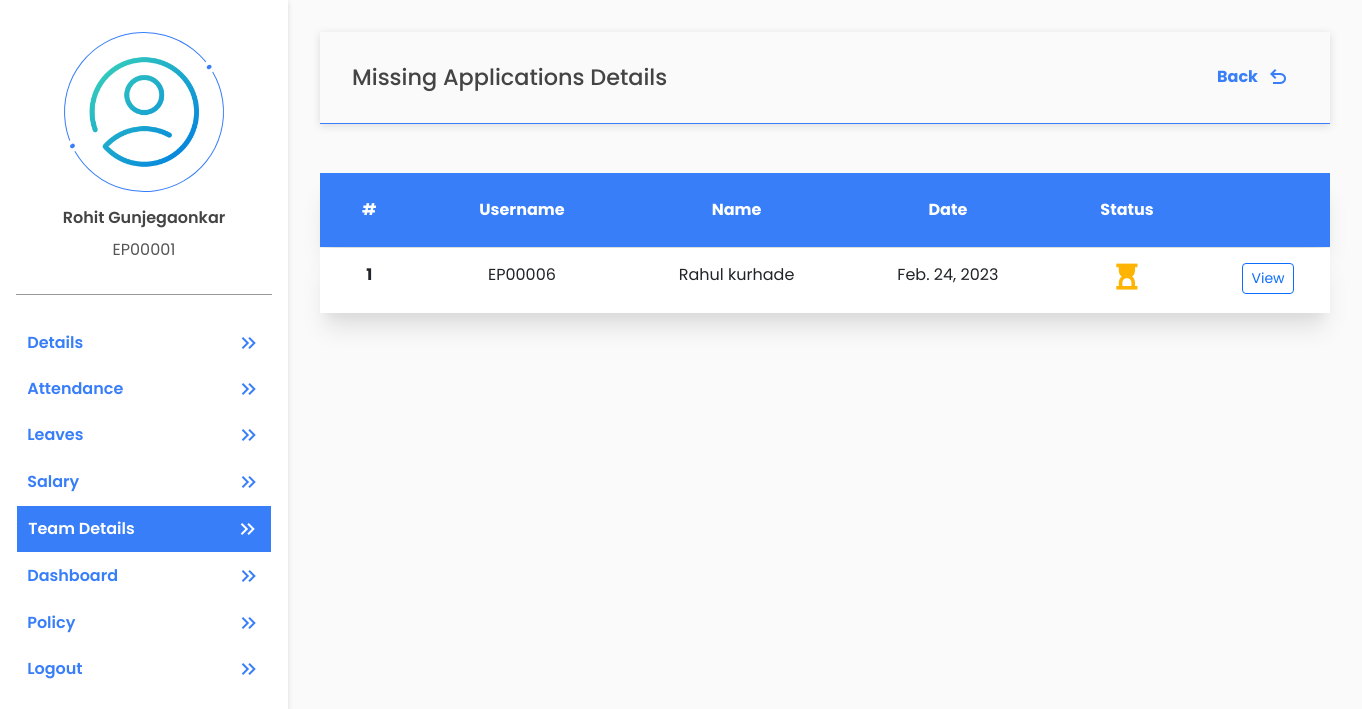
/payroll/missing-attendance-history/ (signed in), run on the app's committed database.
### account/models.py (models this page shows, shortened)
class UserAdditionalDetail(models.Model):
    emp_user = models.OneToOneField(User, on_delete=models.CASCADE, related_name='user_additional_details')
    gender = models.CharField(choices=(('Male' , 'Male'), ('Female', 'Female')), max_length=55, null=True)
    mobile_no = models.BigIntegerField(null=True)
    date_of_birth = models.DateField(null=True)
    pan_number = models.CharField(max_length=10, null=True)
    aadhaar_number = models.BigIntegerField(null=True)
    permanent_address = models.TextField(null=True)
    current_address = models.TextField(null=True)
    marital_status = models.CharField(choices=(('Single', 'Single'), ('Married', 'Married')), max_length=55, null=True)
    passport_no = models.CharField(max_length=9, null=True)
    father_name = models.CharField(max_length=255, null=True)
    mother_name = models.CharField(max_length=255, null=True)
    nationality = models.CharField(max_length=50, null=True)
    emergency_contact_no = models.BigIntegerField(null=True)
    blood_group = models.CharField(max_length=3, null=True)
    profile_photo = models.ImageField(upload_to='userprofile', null=True, default='default_profile_pic.png')
    is_requested = models.BooleanField(default=False)
    is_completed_additional_details = models.BooleanField(default=False)  # this will become True if mandatory fields are filled by employee after verification by HR
    created_at = models.DateTimeField(auto_now_add=True)
    updated_at = models.DateTimeField(auto_now=True)

### payroll/models.py (models this page shows, shortened)
class MissingAttendance(models.Model):
    emp_user = models.ForeignKey(User, on_delete=models.CASCADE, related_name='missing_attendance_users')
    approved_by = models.ForeignKey(User, on_delete=models.CASCADE, related_name='daily_attendance_approved_by', null=True)
    date = models.DateField()
    description = models.TextField(default="Attendance disappeared for some reason")
    is_half_day = models.BooleanField(default=False)
    is_first_half = models.BooleanField(default=False)
    is_second_half = models.BooleanField(default=False)
    is_requested = models.BooleanField(default=False)
    is_approved = models.BooleanField(default=False)
    created_at = models.DateTimeField(auto_now_add=True)
    updated_at = models.DateTimeField(auto_now=True)

### payroll/payroll_views/emp_management/missing_attendance.py (the view)
# urls.py: path("missing-attendance-history/", MissingAttendanceApplicationsHistory.as_view(), name = "missing_attendance_application_history"),
class MissingAttendanceApplicationsHistory(View):
    @method_decorator(login_required(login_url='login'))
    def get(self, request):
        teams = EmployeePermissions.is_team_leader(request)
        if  teams == False:
            messages.warning(request, 'Teams Not Exists')
            return redirect('admin_dashboard')
        team_employees=set()
        for team in teams:
            team_employees=team_employees.union(team.employees.values_list('id', flat=True))
        missing_applications_list=set()
        for emp_id in team_employees:
            missing_applications_list=missing_applications_list.union(MissingAttendance.objects.filter(emp_user_id=emp_id))
        if len(missing_applications_list) < 1:
            messages.warning(request, "Missing attendance applications not available")
            return redirect('team_leader_dashboard')
        data={
            'missing_applications_list':missing_applications_list,
            'applications_count': len(missing_applications_list)
            }
        return render(request, "payroll/emp_management/missing_attendace_applications_history.html",data)

### account/models.py (called while the page is built)
    def is_team_leader (request):
        team_leader_permissions = EmployeePermissions.objects.get(emp_user = request.user)
        teams = Teams.objects.filter(leader_name_id = request.user.id)
        if team_leader_permissions is None:
            return False
        elif team_leader_permissions.can_approve_attendance == True and teams.count()>0:
            return teams
        else:
            return False

### templates/payroll/emp_management/missing_attendace_applications_history.html (shortened to what this page needs)
{% extends 'profile_basic.html' %}
{% load static %}
{% block tag %}
<link href="{%static 'css/self-details.css'%}" rel="stylesheet">
<link href="{%static 'css/forms.css'%}" rel="stylesheet">
{% endblock %}
{% block profile %}
<section class="user-info">
    <div class="basic_info">
        <div class="head-card">
            <h4>Missing Applications Details</h4>
            <a href="{% url 'team_leader_dashboard' %}">
                Back
                <span class="material-symbols-outlined mx-2">
                </span>
            </a>
        </div>
        <table class="table my-lg-5">
            <thead>
                <tr>
                    <th scope="col">#</th>
                    <th scope="col">Username</th>
                    <th scope="col">Name</th>
                    <th scope="col">Date</th>
                    <th scope="col">Status</th>
                    <th scope="col"></th>
                </tr>
            </thead>
            <tbody>
                {% for app in missing_applications_list %}
                <tr>
                    <th>{{forloop.counter}}</th>
                    <td>{{app.emp_user.username}}</td>
                    <td>{{app.emp_user.get_full_name}}</td>
                    <td>{{app.created_at.date}}</td>
                    <td>
                        {% if app.is_approved == True %}
                        <span class="material-symbols-outlined mx-2"
                            style="font-size:1.8rem;font-weight:700;color:rgb(12, 186, 12);">
                            task_alt
                        </span>
                        {% else %}
                        <span class="material-symbols-outlined" style="font-size:1.8rem;font-weight:700;color:#FFB302">
                        </span>
                        {% endif %}
                    </td>
                    <td>
                        <a class="btn btn-outline-primary btn-sm" data-bs-toggle="modal"
                            data-bs-target="#TeamMember{{team.id}}">
                            View
                        </a>
                    </td>
                </tr>
                {% endfor %}
            </tbody>
        </table>
    </div>
</section>
{% endblock %}

### templates/profile_basic.html (shortened to what this page needs)
{% extends 'basic.html' %}
{% load static %}
{%block body%}
<section class="profile-container">
    <section class="profile-links-container">
        <div class="user-profile">
            <div class="user-profile-pic">
                <img src="{{request.user.user_additional_details.profile_photo.url}}" alt="">
            </div>
            <h4>{{request.user.get_full_name}}</h4>
            <p>{{request.user.username}}</p>
        </div>
        <div class="profile-navigations">
            <ul class="profile-navigation-links">
                <a href="{% url 'self_details' %}">
                    <li class="profile-navigation-link" id="self-detail">Details
                        <span class="material-symbols-outlined">
                        </span>
                    </li>
                </a>
                <a href="{% url 'self_attendance' %}">
                    <li class="profile-navigation-link" id="self-attendance">Attendance
                        <span class="material-symbols-outlined">
                        </span>
                    </li>
                </a>
                <a href="{% url 'self_leave' %}">
                    <li class="profile-navigation-link" id="self-leave">Leaves
                        <span class="material-symbols-outlined">
                        </span>
                    </li>
                </a>
                <a href="{% url 'self_salary' %}">
                    <li class="profile-navigation-link" id="self-salary">Salary
                        <span class="material-symbols-outlined">
                        </span>
                    </li>
                </a>
                {% if request.user.employee_permissions_user.can_approve_attendance == True %}
                <a href="{% url 'team_leader_dashboard' %}">
                    <li class="profile-navigation-link" id="dashboard">Team Details
                        <span class="material-symbols-outlined">
                        </span>
                    </li>
                </a>
                {% endif %}
                {% if request.user.user_basics.department.department_name == "Human Resource" %}
                <a href="{% url 'ems_dashboard' %}">
                    <li class="profile-navigation-link" id="">Dashboard
                        <span class="material-symbols-outlined">
                        </span>
                    </li>
                </a>
                {% endif %}
                <a href="{% url 'policy' %}">
                    <li class="profile-navigation-link" id="policy">Policy
                        <span class="material-symbols-outlined">
                        </span>
                    </li>
                </a>
                <a href="{% url 'logout' %}">
                    <li class="profile-navigation-link" id="Logout">Logout
                        <span class="material-symbols-outlined">
                        </span>
                    </li>
                </a>
            </ul>
        </div>
    </section>
    <section class="profile-details-container">
        {% block profile %}
        {% endblock %}
    </section>
</section>
{%endblock%}

### static/css/style.css (style rules this page uses)
*, *::after, *::before { box-sizing: border-box; padding: 0; margin: 0; }
html { scroll-behavior: smooth; }
body { font-family: "Poppins", sans-serif; scroll-behavior: smooth; color: #555555; background: hsl(0, 0%, 98%);; }
h1, h2, h3, h4, h5, h6 { color: #000000; }
a { color: #000000; transition: all .5s ease; text-decoration: none; }
ul { padding: 0; }
.table { min-width: 1000px !important; width: 100%; border-collapse: separate; border-spacing: 0 1px; }
.table thead th { border: none; padding: 25px; font-size: 1rem; color: #fff; text-align: center; }
.table tbody tr { margin-bottom: 10px; box-shadow: rgba(0, 0, 0, 0.1) 0px 20px 25px -5px, rgba(0, 0, 0, 0.04) 0px 10px 10px -5px; }
.table thead tr { margin-bottom: 10px; box-shadow: rgba(0, 0, 0, 0.1) 0px 20px 25px -5px, rgba(0, 0, 0, 0.04) 0px 10px 10px -5px; background-color: #387EF9; }
.table tbody th, .table tbody td { border: none; padding: 15px; font-size: 1rem; background: #fff; text-align: center; }
.head-card { padding: 2rem; display: flex; align-items: center; justify-content: space-between; border-bottom: 1px solid #387EF9; box-shadow: rgba(99, 99, 99, 0.2) 0px 2px 8px 0px; }
.head-card h4 { margin: 0; color: #444; font-weight: 500; font-size: 1.4rem; }
.head-card a { color: #387EF9; font-weight: 700; font-size: 1rem; display: flex; align-items: center; justify-content: center; }

### templates/profile_basic.html (style rules this page uses)
* { margin: 0; padding: 0; box-sizing: border-box; }
.profile-navigations .profile-navigation-links .link1 { color: #fff; background-color: #387EF9; transition: all 0.5s ease-out; border: 1px solid #fff; }
.profile-container { width: 100%; display: flex; }
.profile-links-container { max-width: 18rem; width: 100%; position: fixed; overflow: auto; height: 100vh; overflow: auto; padding: 1rem; background-color: #fff; box-shadow: rgba(50, 50, 105, 0.15) 0px 2px 5px 0px, rgba(0, 0, 0, 0.05) 0px 1px 1px 0px; }
.user-profile { display: flex; align-items: center; justify-content: space-evenly; flex-direction: column; padding-bottom: 1em; border-bottom: 1px solid rgb(152, 152, 152); }
.user-profile h4 { color: #444; font-size: 1rem; font-weight: 600; }
.user-profile p { max-width: 100%; overflow: hidden; margin-top: 0.2em; }
.user-profile-pic { width: 10rem; height: 10rem; border-radius: 50%; display: flex; align-items: center; justify-content: center; margin: 1em; border: 1px solid #387EF9; position: relative; transform: rotate(60deg); }
.user-profile-pic::before { content: ""; width: 0.8rem; height: 0.8rem; border-radius: 50%; position: absolute; top: 0; border: 0.3rem solid #fff; background: #387EF9; transform: translate(-50%, -50%); }
.user-profile-pic::after { content: ""; width: 0.8rem; height: 0.8rem; border: 0.3rem solid #fff; border-radius: 50%; position: absolute; bottom: 0; background: #387EF9; transform: translate(-50%, 50%); }
.user-profile-pic img { width: 9.1rem; height: 9.1rem; background-position: center; background-repeat: no-repeat; background-size: cover; border-radius: 50%; transform: rotate(-60deg); z-index: 2; }
.profile-navigations { margin: 1.5rem 0; }
.profile-navigation-links li { list-style: none; border-collapse: collapse; padding: 0.7em; display: flex; align-items: center; justify-content: space-between; }
.profile-navigation-links a { text-decoration: none; color: #387EF9; font-weight: 600; }
.profile-details-container { width: 100%; margin-left: 18rem; min-height: 80vh; height: 100%; display: flex; flex-direction: column; justify-content: flex-start; }

### templates/payroll/emp_management/missing_attendace_applications_history.html (style rules this page uses)
.user-info { padding: 2rem; overflow: auto; }
.basic_info { width: 100%; }

### data on the page
MissingAttendance: emp_user.username "EP00006", emp_user.get_full_name "Rahul kurhade", created_at "Feb. 24, 2023", is_approved False (drawn)

### other printed values
{{ request.user.get_full_name }} "Rohit Gunjegaonkar"
{{ request.user.username }} "EP00001"
